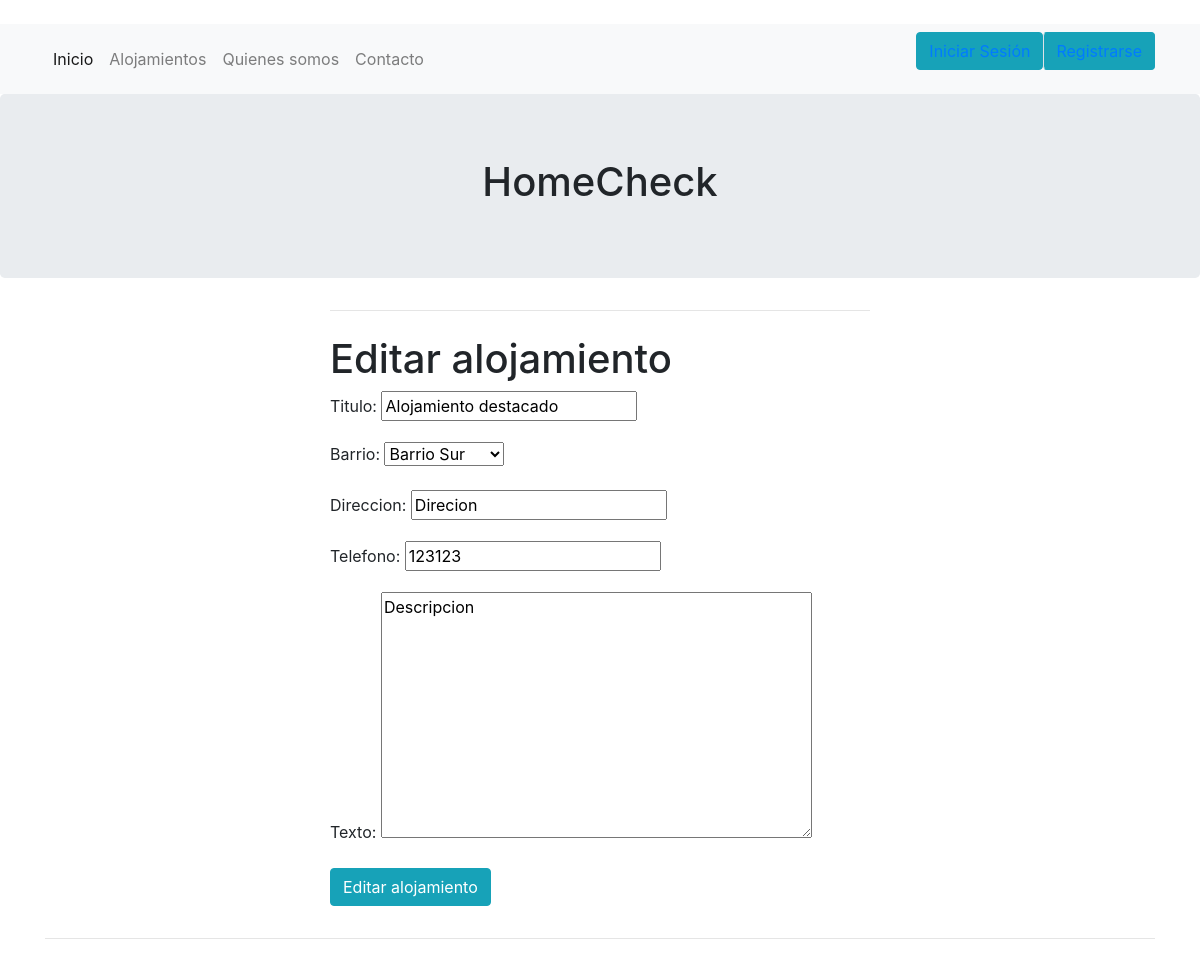
Page /alojamientos/editar/3/ on the earlier database version.
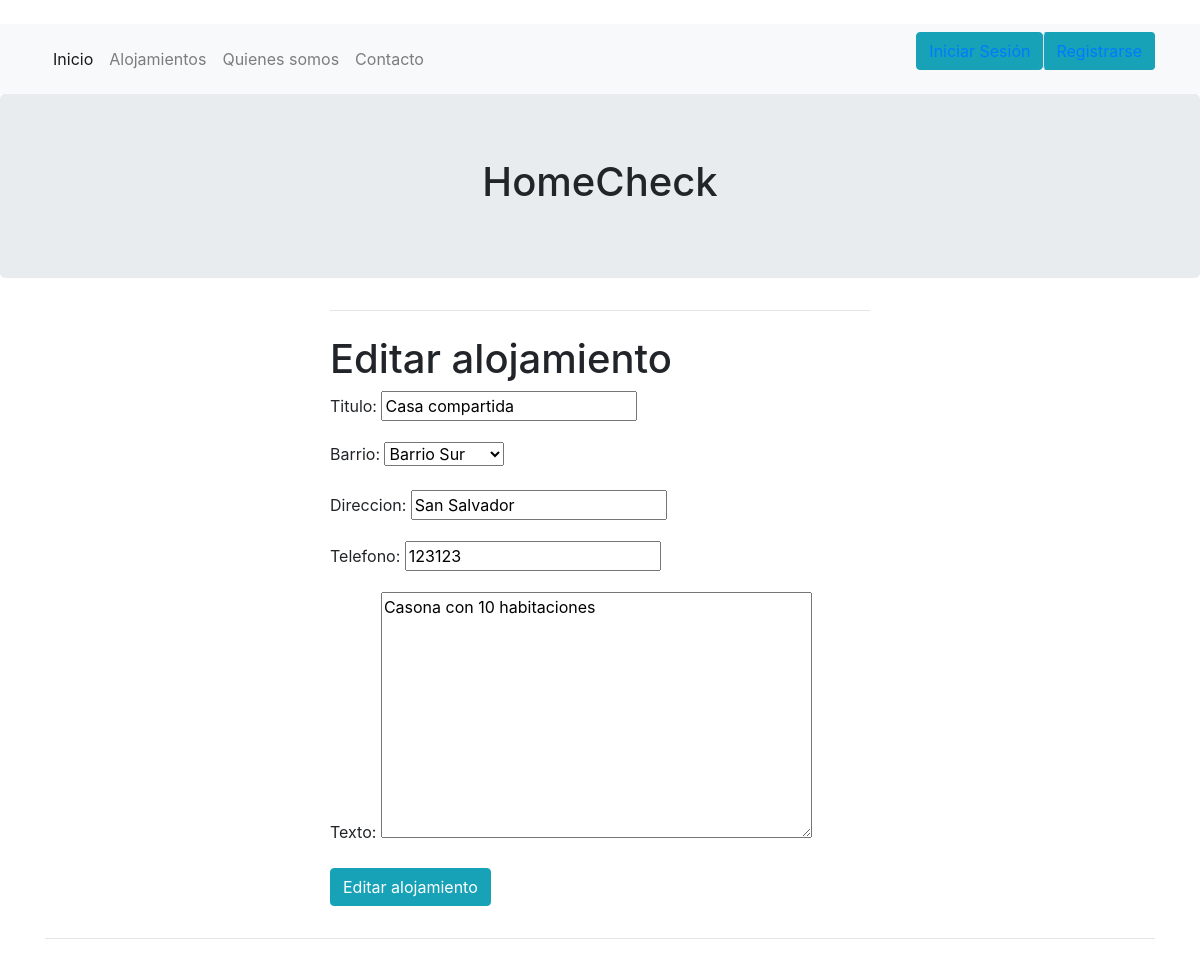
Same page on the later database version.
### alojamientos/models.py (models this page shows, shortened)
class Alojamiento(models.Model):
    BARRIOS = (
    ('AG', 'Aguada'),
    ('BS', 'Barrio Sur'),
    ('BU', 'Buceo'),
    ('CS', 'Carrasco'),
    ('CT', 'Centro'),
    ('CE', 'Cerro'),
    ('CV', 'Ciudad Vieja'),
    ('CN', 'Cordón'),
    ('CR', 'Capurro'),
    ('LU', 'La Unión'),
    ('MÑ', 'Maroñas'),
    ('PR', 'Parque Rodó'),
    ('PÑ', 'Peñarol'),
    ('PC', 'Pocitos'),
    ('PG', 'Punta Gorda'),
    ('OT', 'Pocitos')
    )
    autor = models.ForeignKey('auth.User', on_delete=models.CASCADE)
    barrio = models.CharField(max_length=2, choices=BARRIOS)
    direccion = models.CharField(max_length=50, default="Sin dirección")
    titulo = models.CharField(max_length=45)
    telefono = models.DecimalField(max_digits=15, decimal_places=0)
    texto = models.TextField()
    fecha_de_creacion = models.DateTimeField(default=timezone.now)
    is_sponsored = models.BooleanField(default=False)

### alojamientos/views.py (the view)
# urls.py: path('editar/<int:pk>/', views.alojamiento_edit, name='alojamiento_editar'),
def alojamiento_edit(request, pk):
    instancia = Alojamiento.objects.get(pk=pk)
    form = AlojamientoForm(instance=instancia)
    if request.method == "POST":
        form = AlojamientoForm(request.POST, instance=instancia)
        if form.is_valid():
            instancia = form.save(commit=False)
            instancia.save()
            messages.success(request, 'Editado con exito')
    return render(request, "alojamientos/alojamiento_edit.html", {'form': form})

### alojamientos/forms.py
class AlojamientoForm(forms.ModelForm):
    class Meta:
        model = Alojamiento
        fields = ("titulo", "barrio", "direccion", "telefono", "texto",)

### alojamientos/templates/alojamientos/alojamiento_edit.html (shortened to what this page needs)
{% extends 'inicio/base.html' %}
{% block content %}
<div class="row justify-content-center">
    <div class="col-6">
        <hr class="mt-0 mb-4">
        <h1 class="mt-2">Editar alojamiento</h1>
        <form method="POST" class="post-form">
            {{ form.as_p }}
            <button type="submit" class="btn btn-info"">Editar alojamiento</button>
        </form>
    </div>
</div>
{% endblock %}

### inicio/templates/inicio/base.html (shortened to what this page needs)
﻿<!DOCTYPE html>
<html lang="en">
<head>
    <link rel="stylesheet" href="https://stackpath.bootstrapcdn.com/bootstrap/4.4.1/css/bootstrap.min.css">
    <link rel="stylesheet" href="http://shineit.solutions/blog/blog.css" />
</head>
<body>
    <nav class="navbar navbar-expand-lg navbar-light bg-light sticky-top">
        <div class="container">
            <div class="collapse navbar-collapse" id="navbarSupportedContent">
                <ul class="navbar-nav mr-auto">
                    <li class="nav-item active">
                        <a class="nav-link" href="/">Inicio <span class="sr-only">(current)</span></a>
                    </li>
                    <li class="nav-item">
                        <a class="nav-link" href="/alojamientos">Alojamientos</a>
                    </li>
                    <li class="nav-item">
                        <a class="nav-link" href="/aboutus">Quienes somos</a>
                    </li>
                    <li class="nav-item">
                        <a class="nav-link" href="/contacto">Contacto</a>
                    </li>
                </ul>
                {% if not user.is_authenticated %}
                <form class="form-inline">
                    <button class="btn btn-info" type="button"><a href="/login">Iniciar Sesión</a></button>
                    <button class="btn btn-info border-left" type="button"><a href="/register">Registrarse</a></button>
                </form>
                {% endif %}
            </div>
        </div>
    </nav>
    <main role="main">
        <div class="jumbotron">
            <div class="container">
                <h1 align="center">HomeCheck</h1>
            </div>
        </div>
        <div class="container">
            <div class="row">
                <div class="col-md-12">
                    {% block content %}
                    {% endblock %}
                </div>
            </div>
            <hr>
        </div>
    </main>
        </body>
    </html>

Differences in the rows shown:
changed Alojamiento "Barrio Sur": titulo "Alojamiento destacado" → "Casa compartida"; direccion "Direcion" → "San Salvador"; texto "Descripcion" → "Casona con 10 habitaciones"
